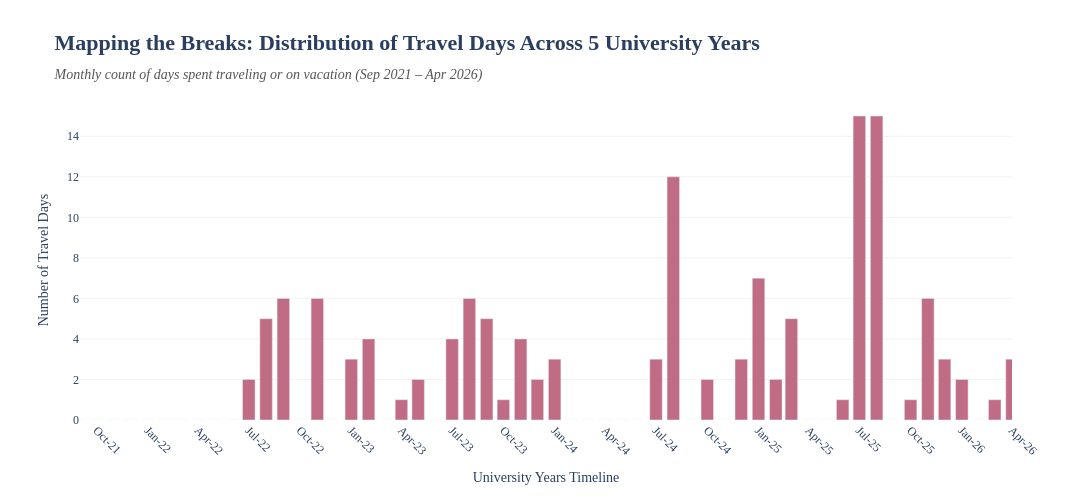

Notebook code for this chart:
### Markdown cell above
## Did I stop taking as many pictures even when on vacation?

I know that on some months I went on vacation.
So first step is visualizing the vacation days compared for each month of my uni years.

### Code cell
import plotly.express as px
import pandas as pd

# create bar graph 
fig = px.bar(
    df,
    x='date_parsed',
    y='travel_days',
    color_discrete_sequence=['#c06c84'], 
    title="<b>Mapping the Breaks: Distribution of Travel Days Across 5 University Years</b><br><span style='font-size:14px; color:#555555;'><i>Monthly count of days spent traveling or on vacation (Sep 2021 – Apr 2026)</i></span>",
    labels={'date_parsed': 'Timeline', 'travel_days': 'Travel Days'}
)

# graph layout
fig.update_layout(
    font_family="Times New Roman",
    title_font_size=22,
    plot_bgcolor="white",
    width=1100,
    height=500,
    hovermode="x" 
)

fig.update_xaxes(
    showgrid=False, 
    tickformat='%b-%y', 
    dtick="M3",
    tickangle=45,
    range=['2021-09-01', '2026-04-01'], 
    title_text="University Years Timeline"
)

fig.update_yaxes(
    showgrid=True, 
    gridcolor='#F3F3F3', 
    title_text="Number of Travel Days"
)

# tooltip
fig.update_traces(
    hovertemplate="<b>Date:</b> %{x|%b-%y}<br><b>Travel Days:</b> %{y} days<extra></extra>"
)

fig.show()

### Figure 1 — Plotly figure (JSON) as saved in the notebook; plotly's stock layout.template omitted (floating-point values rounded to 4 significant figures)
{"data": [{"hovertemplate": "<b>Date:</b> %{x|%b-%y}<br><b>Travel Days:</b> %{y} days<extra></extra>", "legendgroup": "", "marker": {"color": "#c06c84", "pattern": {"shape": ""}}, "name": "", "orientation": "v", "showlegend": false, "textposition": "auto", "type": "bar", "x": ["2021-09-01T00:00:00.000000", "2021-10-01T00:00:00.000000", "2021-11-01T00:00:00.000000", "2021-12-01T00:00:00.000000", "2022-01-01T00:00:00.000000", "2022-02-01T00:00:00.000000", "2022-03-01T00:00:00.000000", "2022-04-01T00:00:00.000000", "2022-05-01T00:00:00.000000", "2022-06-01T00:00:00.000000", "2022-07-01T00:00:00.000000", "2022-08-01T00:00:00.000000", "2022-09-01T00:00:00.000000", "2022-10-01T00:00:00.000000", "2022-11-01T00:00:00.000000", "2022-12-01T00:00:00.000000", "2023-01-01T00:00:00.000000", "2023-02-01T00:00:00.000000", "2023-03-01T00:00:00.000000", "2023-04-01T00:00:00.000000", "2023-05-01T00:00:00.000000", "2023-06-01T00:00:00.000000", "2023-07-01T00:00:00.000000", "2023-08-01T00:00:00.000000", "2023-09-01T00:00:00.000000", "2023-10-01T00:00:00.000000", "2023-11-01T00:00:00.000000", "2023-12-01T00:00:00.000000", "2024-01-01T00:00:00.000000", "2024-02-01T00:00:00.000000", "2024-03-01T00:00:00.000000", "2024-04-01T00:00:00.000000", "2024-05-01T00:00:00.000000", "2024-06-01T00:00:00.000000", "2024-07-01T00:00:00.000000", "2024-08-01T00:00:00.000000", "2024-09-01T00:00:00.000000", "2024-10-01T00:00:00.000000", "2024-11-01T00:00:00.000000", "2024-12-01T00:00:00.000000", "2025-01-01T00:00:00.000000", "2025-02-01T00:00:00.000000", "2025-03-01T00:00:00.000000", "2025-04-01T00:00:00.000000", "2025-05-01T00:00:00.000000", "2025-06-01T00:00:00.000000", "2025-07-01T00:00:00.000000", "2025-08-01T00:00:00.000000", "2025-09-01T00:00:00.000000", "2025-10-01T00:00:00.000000", "2025-11-01T00:00:00.000000", "2025-12-01T00:00:00.000000", "2026-01-01T00:00:00.000000", "2026-02-01T00:00:00.000000", "2026-03-01T00:00:00.000000", "2026-04-01T00:00:00.000000"], "xaxis": "x", "y": [0, 0, 0, 0, 0, 0, 0, 0, 0, 0, 2, 5, 6, 0, 6, 0, 3, 4, 0, 1, 2, 0, 4, 6, 5, 1, 4, 2, 3, 0, 0, 0, 0, 0, 3, 12, 0, 2, 0, 3, 7, 2, 5, 0, 0, 1, 15, 15, 0, 1, 6, 3, 2, 0, 1, 3], "yaxis": "y"}], "layout": {"barmode": "relative", "font": {"family": "Times New Roman"}, "height": 500, "hovermode": "x", "legend": {"tracegroupgap": 0}, "plot_bgcolor": "white", "title": {"font": {"size": 22}, "text": "<b>Mapping the Breaks: Distribution of Travel Days Across 5 University Years</b><br><span style='font-size:14px; color:#555555;'><i>Monthly count of days spent traveling or on vacation (Sep 2021 – Apr 2026)</i></span>"}, "width": 1100, "xaxis": {"anchor": "y", "domain": [0, 1], "dtick": "M3", "range": ["2021-09-01", "2026-04-01"], "showgrid": false, "tickangle": 45, "tickformat": "%b-%y", "title": {"text": "University Years Timeline"}}, "yaxis": {"anchor": "x", "domain": [0, 1], "gridcolor": "#F3F3F3", "showgrid": true, "title": {"text": "Number of Travel Days"}}}}
